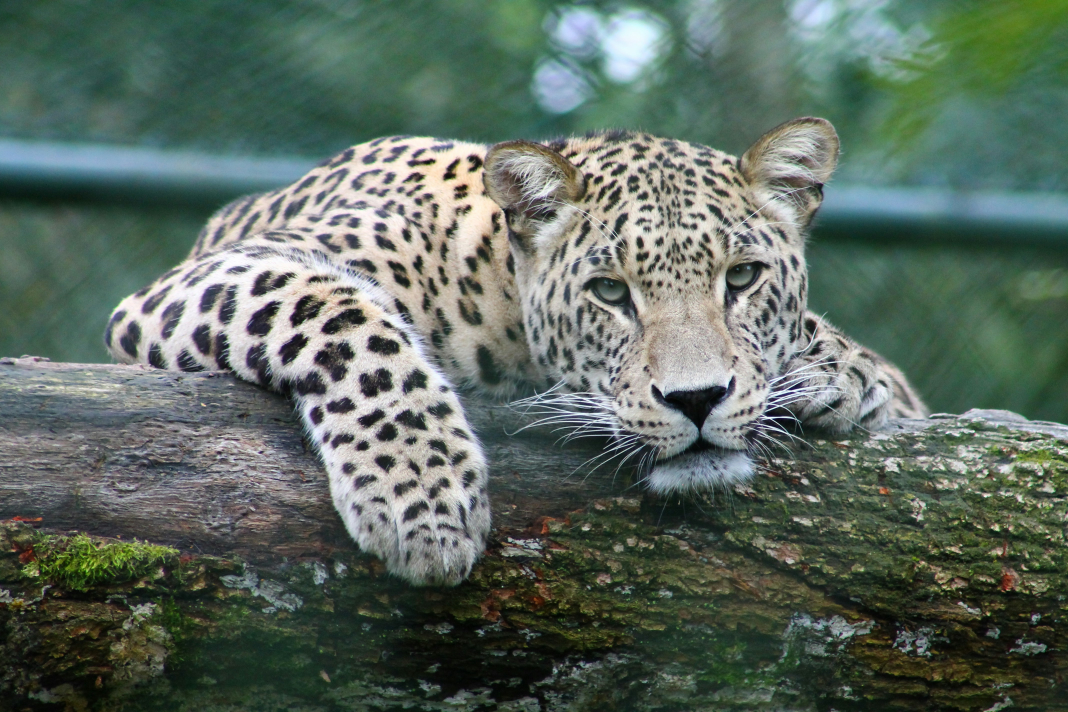
#> input picture Data/1.jpg, 4272 x 2848 px (shown at 1/4 size)
$ python helper.py
#> lines starting #> are read from the running program, lines starting #| are printed output that depends on the picture
import cv2
import numpy as np

import os
import sys

main_dir = os.path.dirname(os.path.dirname(os.path.abspath(__file__)))
sys.path.append(main_dir)

path = os.path.join(main_dir, "Data","1.jpg")

def blur_and_save_image():
    img = cv2.imread(path)
    blurred = cv2.GaussianBlur(img, (65,65), 0)
    cv2.imwrite(os.path.join(main_dir, "Data","1_blurred.jpg"), blurred)

def convert_image_to_black_and_white():
    img = cv2.imread(path)
    gray = cv2.cvtColor(img, cv2.COLOR_BGR2GRAY)
    cv2.imwrite(os.path.join(main_dir, "Data","1_bw.png"), gray)

def print_image_values():
    img = cv2.imread(path)
    # convert the image to grayscale
    b,g,r = cv2.split(img)
    # resize the image to 8x8 pixels
    small = cv2.resize(r, (8,8))
    print(small)

def convert_to_YVU():
    img = cv2.imread(path)
    img = cv2.cvtColor(img, cv2.COLOR_BGR2YUV)
    y,u,v = cv2.split(img)
    cv2.imwrite(os.path.join(main_dir, "Data","1_y.jpg"), y)
    cv2.imwrite(os.path.join(main_dir, "Data","1_u.jpg"), u)
    cv2.imwrite(os.path.join(main_dir, "Data","1_v.jpg"), v)

def convert_to_RGB():
    img = cv2.imread(path)
#> img is the input picture: shape (2848, 4272, 3); mean B, G, R 95.7, 105.7, 91.7
    b,g,r = cv2.split(img)
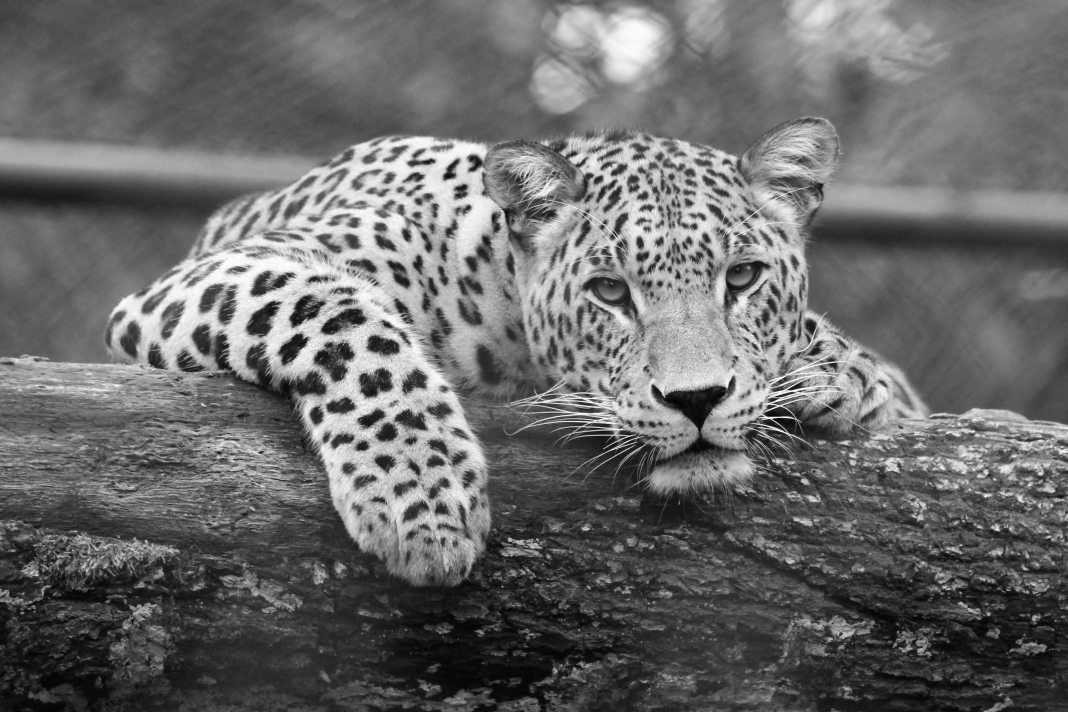
#> g: shape (2848, 4272) (shown at 1/4 size); min 0, max 255, mean 105.7
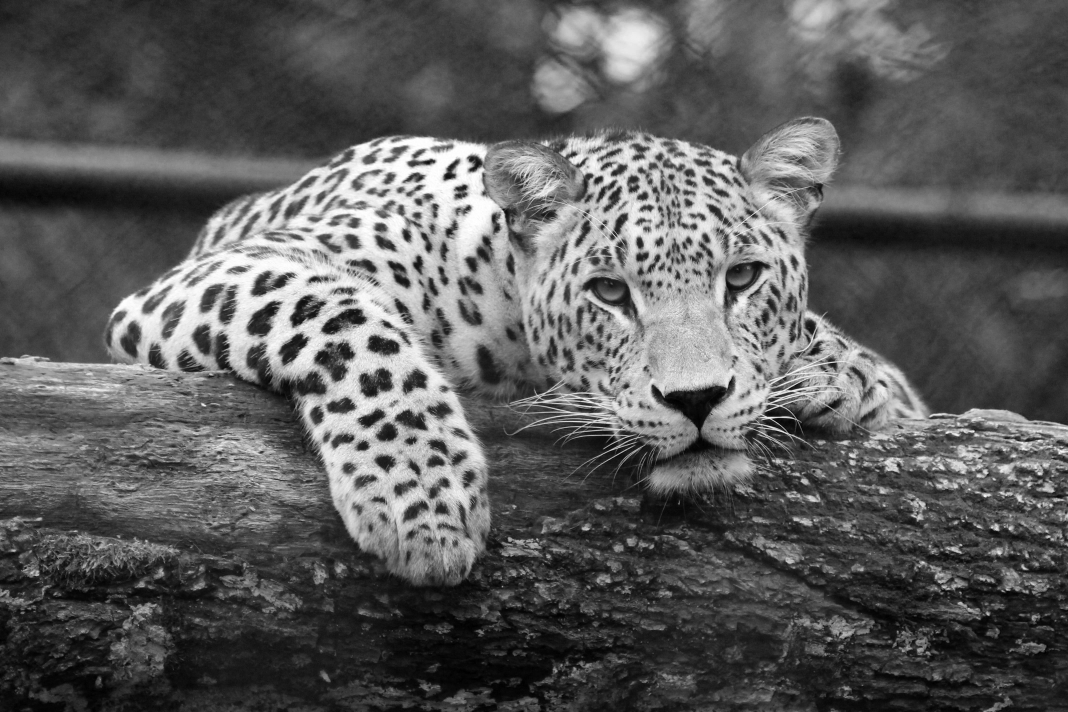
#> r: shape (2848, 4272) (shown at 1/4 size); min 0, max 255, mean 91.7
    zeros = np.zeros_like(b)
    b = cv2.merge((b,zeros,zeros))
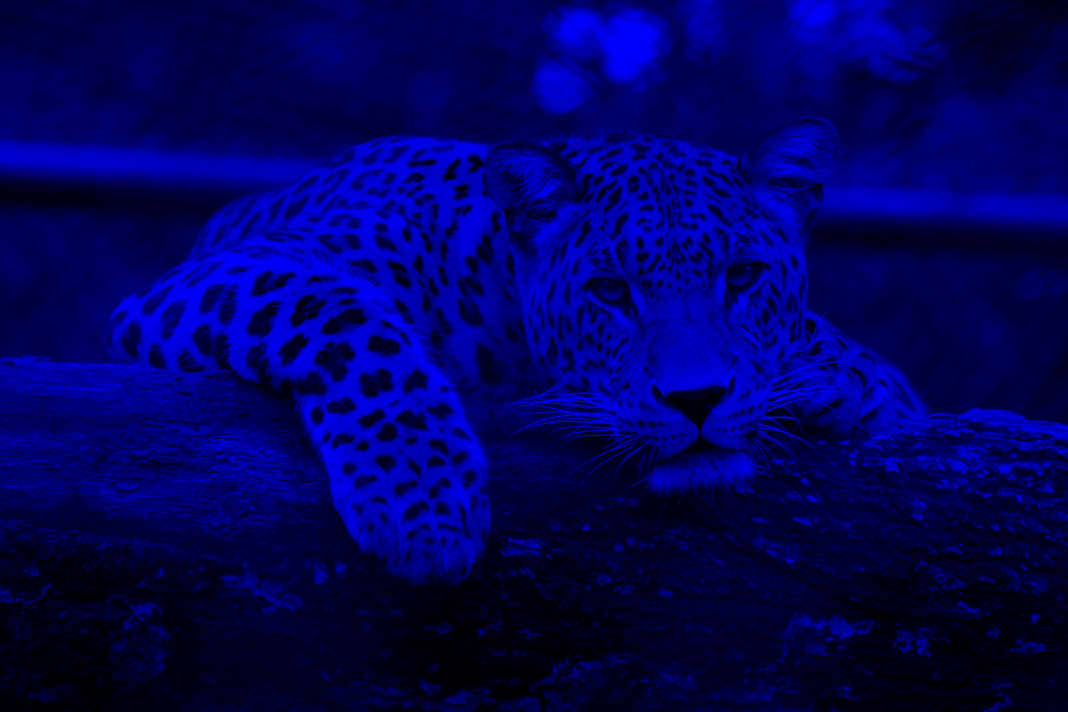
#> b: shape (2848, 4272, 3) (shown at 1/4 size); mean of channels 0, 1, 2 95.7, 0, 0; drawn as B, G, R
    g = cv2.merge((zeros,g,zeros))
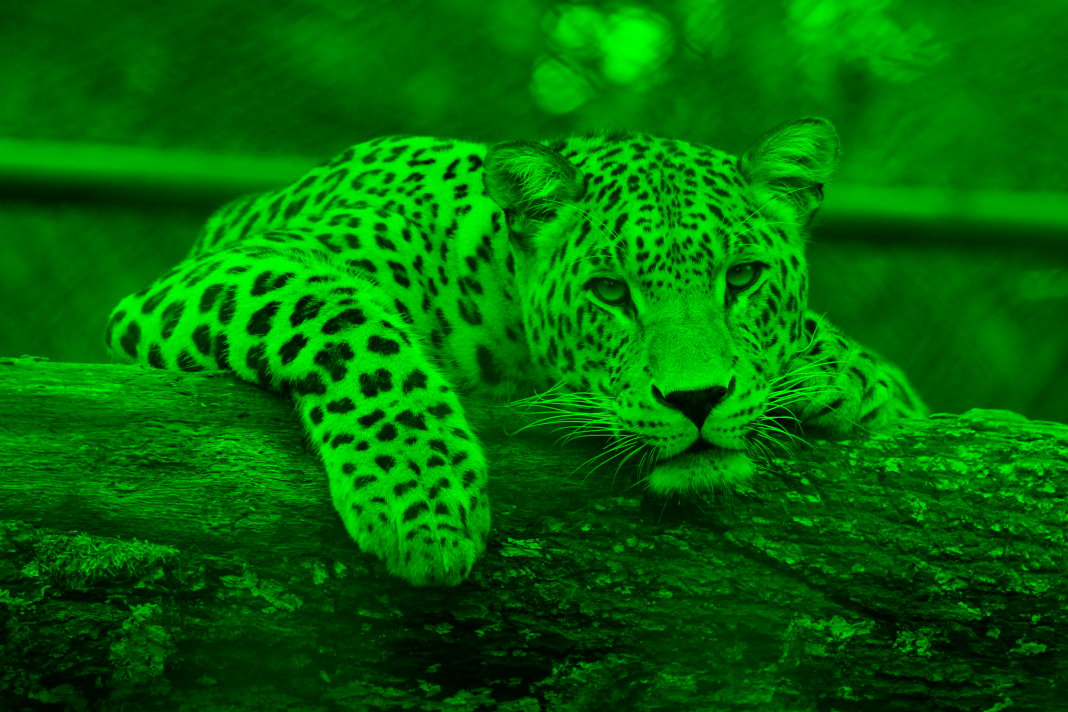
#> g: shape (2848, 4272, 3) (shown at 1/4 size); mean of channels 0, 1, 2 0, 105.7, 0; drawn as B, G, R
    r = cv2.merge((zeros,zeros,r))
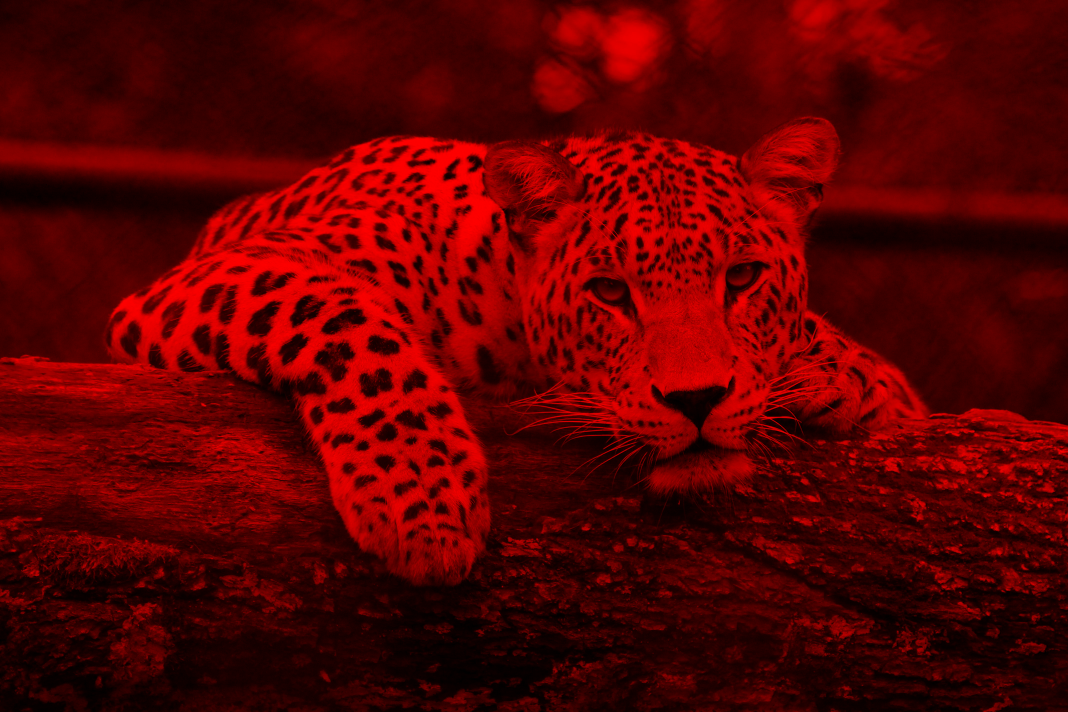
#> r: shape (2848, 4272, 3) (shown at 1/4 size); mean of channels 0, 1, 2 0, 0, 91.7; drawn as B, G, R
    cv2.imwrite(os.path.join(main_dir, "Data","1_r.png"), r)
    cv2.imwrite(os.path.join(main_dir, "Data","1_g.png"), g)
    cv2.imwrite(os.path.join(main_dir, "Data","1_b.png"), b)


if __name__ == "__main__":
    convert_to_RGB()

$ run again, with Data/ai.png saved as Data/1.jpg
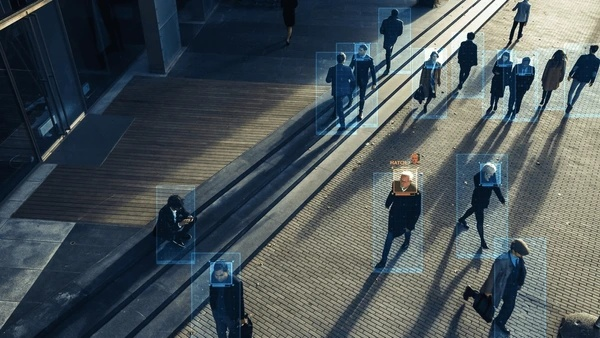
#> input picture Data/ai.png, 600 x 338 px
#> in convert_to_RGB, img is the input picture: shape (338, 600, 3); mean B, G, R 88.8, 84.9, 74.8
#> in convert_to_RGB, `g = cv2.merge((zeros,g,zeros))`:
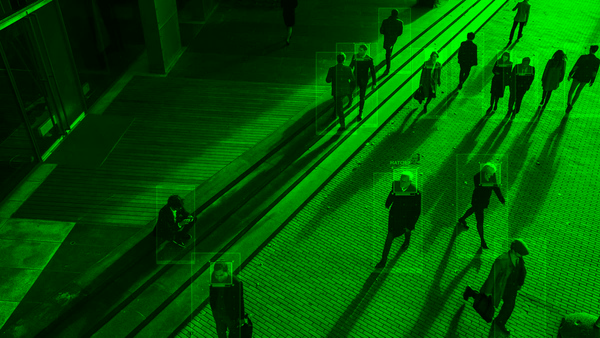
#> g: shape (338, 600, 3); mean of channels 0, 1, 2 0, 84.9, 0; drawn as B, G, R
#> in convert_to_RGB, `r = cv2.merge((zeros,zeros,r))`:
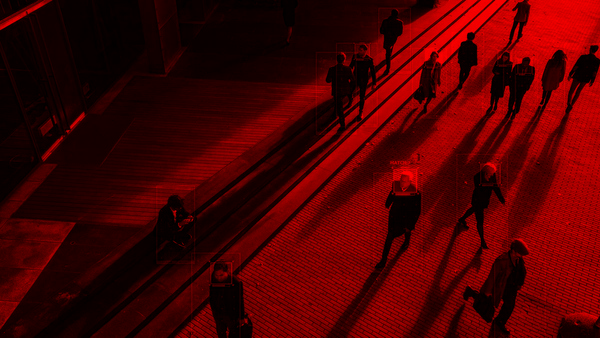
#> r: shape (338, 600, 3); mean of channels 0, 1, 2 0, 0, 74.8; drawn as B, G, R

$ run again, with Data/photo.png saved as Data/1.jpg
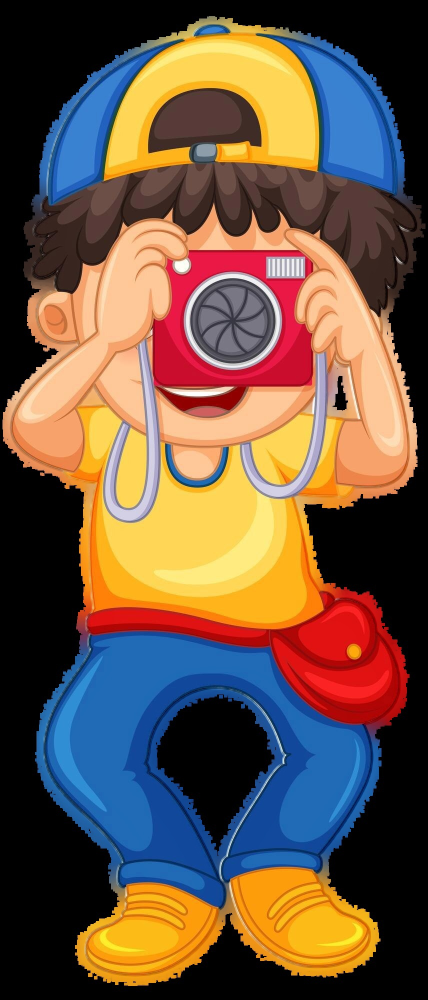
#> input picture Data/photo.png, 855 x 2000 px (shown at 1/2 size)
#> in convert_to_RGB, img is the input picture: shape (2000, 855, 3); mean B, G, R 67.8, 84.8, 108.4
#> in convert_to_RGB, `g = cv2.merge((zeros,g,zeros))`:
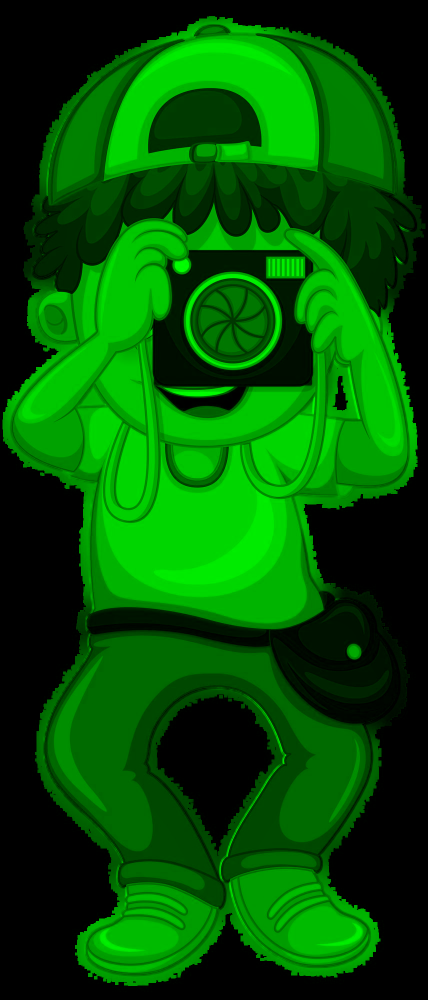
#> g: shape (2000, 855, 3) (shown at 1/2 size); mean of channels 0, 1, 2 0, 84.8, 0; drawn as B, G, R
#> in convert_to_RGB, `r = cv2.merge((zeros,zeros,r))`:
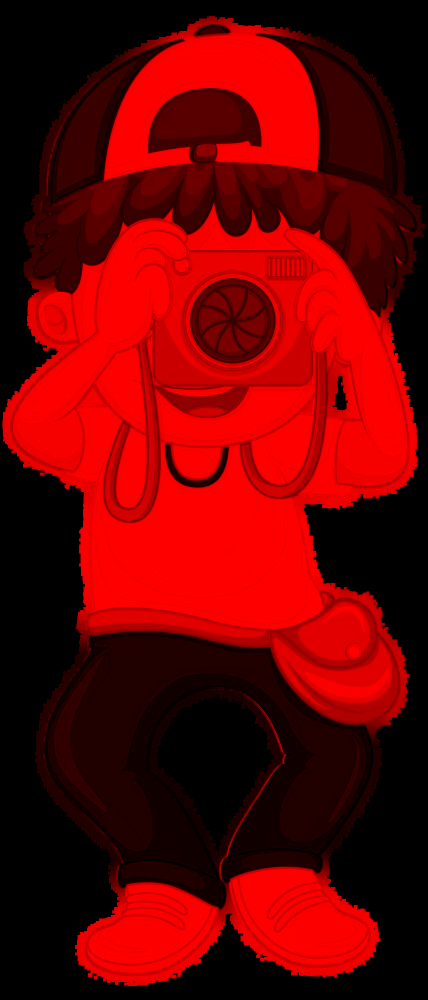
#> r: shape (2000, 855, 3) (shown at 1/2 size); mean of channels 0, 1, 2 0, 0, 108.4; drawn as B, G, R
